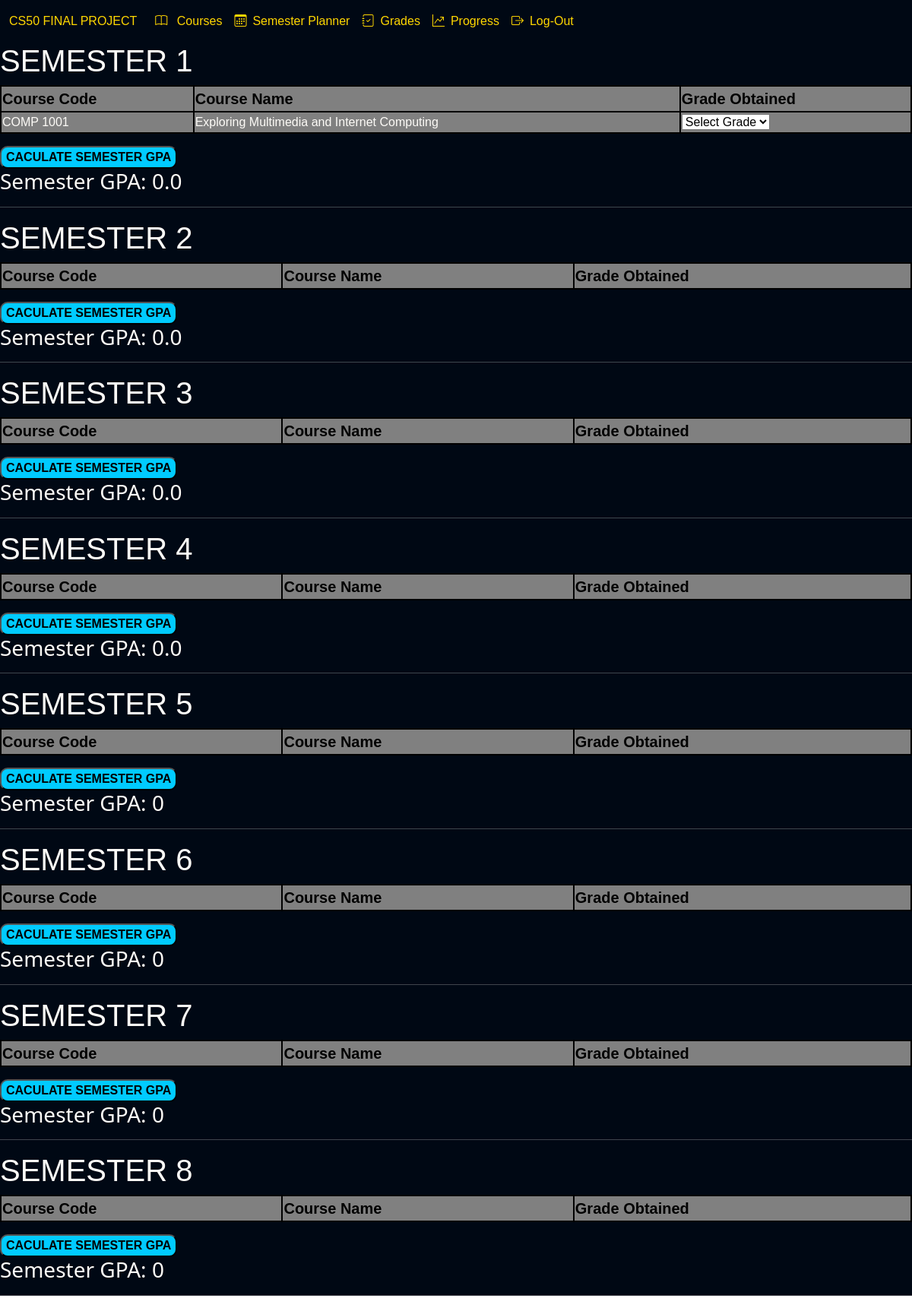
Page /grades (signed in) on the committed database.
### tables this page shows
CREATE TABLE userinfo (id INTEGER PRIMARY KEY AUTOINCREMENT, user_id INTEGER NOT NULL, semester INTEGER NOT NULL, code TEXT NOT NULL, grade TEXT, FOREIGN kEY(user_id) REFERENCES people(id));

CREATE TABLE courses (id INTEGER PRIMARY KEY AUTOINCREMENT,code TEXT NOT NULL, name TEXT NOT NULL, credits INTEGER NOT NULL, description TEXT);

CREATE TABLE gpa (id INTEGER PRIMARY KEY AUTOINCREMENT, semester INTEGER NOT NULL, gpa REAL NOT NULL, user_id INTEGER NOT NULL, UNIQUE(user_id, semester));

### app.py (the view, shortened to what this page needs)
@app.route("/grades", methods=["GET", "POST"])
@login_required
def grades():
    user_id = session["user_id"]
    grade_points = {
        "A+": 4.3,
        "A": 4.0,
        "A-": 3.7,
        "B+": 3.3,
        "B": 3.0,
        "B-": 2.7,
        "C+": 2.3,
        "C": 2.0,
        "C-": 1.7,
        "D+": 1.3,
        "D": 1.0,
        "D-": 0.7,
        "F": 0.0
    }
    if request.method == "GET":
        gpas = db.execute("SELECT * FROM gpa WHERE user_id = ?", user_id)
        all_gpas = {semester: 0 for semester in range(1, 9)}
        for gpa in gpas:
            all_gpas[gpa["semester"]] = gpa["gpa"]
        completed_courses = db.execute(
            "SELECT userinfo.id, courses.code, name, semester, grade FROM courses JOIN userinfo ON courses.code = userinfo.code WHERE user_id = ?", user_id)
        return render_template("grades.html", completed=completed_courses, gpa=all_gpas)

### app.py (called while the page is built)
@app.after_request
def after_request(response):
    response.headers["Cache-Control"] = "no-cache, no-store, must-revalidate"
    response.headers["Expires"] = 0
    response.headers["Pragma"] = "no-cache"
    return response

### helpers.py (called while the page is built)
def login_required(f):
    @wraps(f)
    def decorated_function(*args, **kwargs):
        if session.get("user_id") is None:
            return redirect("/login")
        return f(*args, **kwargs)
    return decorated_function

### templates/grades.html (shortened to what this page needs)
{% extends "layout.html" %}
{% block body %}
    <div class="grades-body">
        {% for sem in range(1,9) %}
            <h1 class="semester">SEMESTER {{sem}}</h1>
            <form action="/grades" method="post">
                <table class="custom-table">
                    <tr>
                        <th>Course Code</th>
                        <th>Course Name</th>
                        <th>Grade Obtained</th>
                    </tr>
                    {% for complete in completed %}
                        {% if complete["semester"] == sem %}
                            <tr>
                                <td>{{complete["code"]}}</td>
                                <td>{{complete["name"]}}</td>
                                <td>
                                        <select name="grade_{{complete['id']}}" required>
                                            <option value="" selected disabled>Select Grade</option>
                                        </select>
                                </td>
                            </tr>
                        {% endif %}
                    {% endfor %}
                </table>
                <button type="submit" class="gpa-button">CACULATE SEMESTER GPA</button>
            </form>
            <h3>Semester GPA: {{gpa[sem]}}</h3>
            <hr>
        {% endfor %}
    </div>
{% endblock %}

### static/style.css (style rules this page uses)
.custom-table { width:100%; background-color: grey; }
.custom-table th { border: 2px solid black; color: black; font-size: 20px; }
.custom-table tr,td { border: 2px solid black; font-family:"Arial", sans-serif; }
.semester { font-family:"Arial", sans-serif; }
.grades-body { background-color: #000814; color: #FDFBF7 }
.gpa-button { border-radius: 10px; font-family: Arial, sans-serif; font-weight:bold; background-color: #00cbff; }

### rows in the picture
userinfo: code "COMP 1001", name "Exploring Multimedia and Internet Computing"
gpa: gpa "0.0"
gpa: gpa "0.0"
gpa: gpa "0.0"
gpa: gpa "0.0"

### other values in the picture
{{ sem }} "1" "2" "3" "4" "5" "6" "7" "8"
{{ gpa[sem] }} "0" "0" "0" "0"
